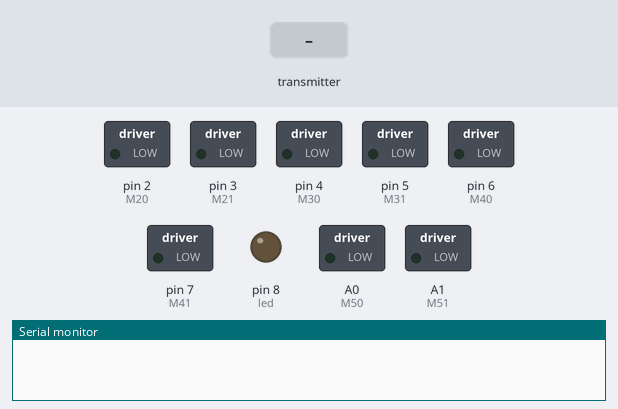
This sketch was run on a simulated Arduino Uno, built with avr-gcc and run on an emulated ATmega328P. Shown: switched loads named in the sketch (green lamp = pin HIGH), output pins drawn as LEDs (lit = HIGH), the last lines printed to the serial monitor. The test bench sets the inputs (shaded band). No radio packets arrive unless stated.

Above: at 0.1 s.
At 1.7 s:
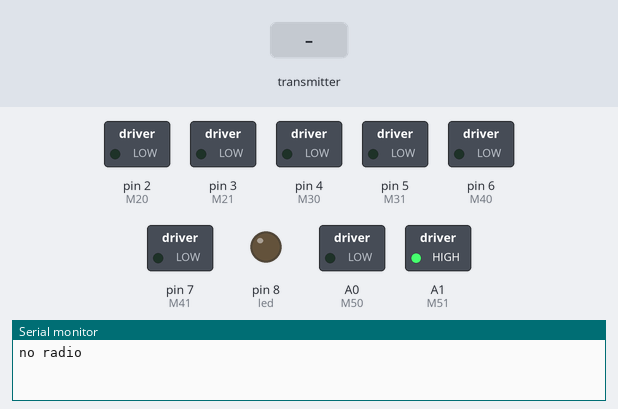
1.8 s: the transmitter starts sending data = 0
At 4.9 s:
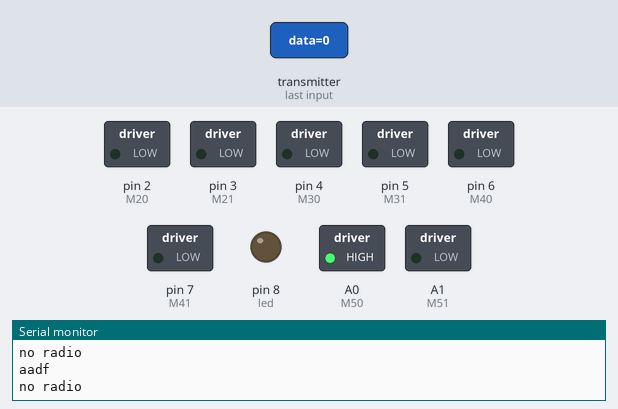
Timing chart, 0 to 15.5 s (numbered marks = the images above; inputs shaded):
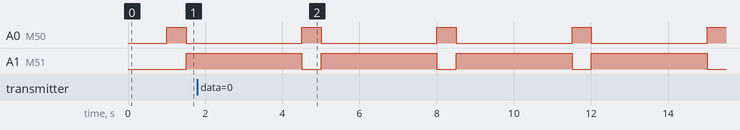

Measured:
- by itself, A0 (M50): alternates HIGH for 0.50 s and LOW for 3.0 s
- by itself, A1 (M51): alternates HIGH for 3.0 s and LOW for 0.50 s

The sketch:

receiver_modified.ino
```cpp
#include <SPI.h>
#include <nRF24L01.h>
#include <RF24.h>
//#include "printf.h"

RF24 radio (9, 10);

const uint64_t pipe = 0xF0F0F0F0AA;
int data;
struct dataStruct
{
  int flex_4_val;
  int flex_3_val;
  int flex_2_val;
  int flex_1_val;
  int button_1_val;
  int button_2_val;
} transmitter1_data;

const int M10 = 0;
const int M11 = 1;
const int M20 = 2;
const int M21 = 3;
const int M30 = 4;
const int M31 = 5;
const int M40 = 6;
const int M41 = 7;
const int M50 = A0;
const int M51 = A1;
const int led = 8;


void setup()
{
  radio.begin();
 // printf_begin();
  Serial.begin(115200);
  radio.openReadingPipe(1, pipe);
  radio.startListening();
  //radio.printDetails();
  delay(500);

  pinMode(M10,OUTPUT);
  pinMode(M11,OUTPUT);
  pinMode(M20,OUTPUT);
  pinMode(M21,OUTPUT);
  pinMode(M30,OUTPUT);
  pinMode(M31,OUTPUT);
  pinMode(M40,OUTPUT);
  pinMode(M41,OUTPUT);
  pinMode(M50,OUTPUT);
  pinMode(M51,OUTPUT);
  pinMode(led,OUTPUT);
}

void loop()
{
  while (radio.available())
  {
    //till tx-rx connection is successful, and there is data available to read, read the data and store it in the struct transmitter1_data

    radio.read(&data, sizeof(data));
    Serial.println("aadf");
  }

  //if connection fails or no data is available to read, print "no radio"
  Serial.println("no radio");


/*  while (1)
    {

    //          Serial.print(" // ");
    //          Serial.print(transmitter1_data.t1);
    //          Serial.print(" // ");
    //          Serial.print(transmitter1_data.s1);


    //   if(pip==2&&pload_width_now==sizeof(transmitter2_data))
    //  {
    //   memcpy(&transmitter2_data, rx_buf, sizeof(transmitter2_data));
    //
    //
    //
    //
    //          Serial.print(" Pressure//temp//status ");
    //          Serial.print(transmitter2_data.p1);
    //          Serial.print(" // ");
    //          Serial.print(transmitter2_data.t1);
    //          Serial.print(" // ");
    //          Serial.print(transmitter2_data.s1);
    //
    //   }
    //
    //   if(pip==3&&pload_width_now==sizeof(transmitter3_data))
    //  {
    //   memcpy(&transmitter3_data, rx_buf, sizeof(transmitter3_data));
    //
    //
    //
    //
    //          Serial.print(" Pressure//temp//status ");
    //          Serial.print(transmitter3_data.p1);
    //          Serial.print(" // ");
    //          Serial.print(transmitter3_data.t1);
    //          Serial.print(" // ");
    //          Serial.print(transmitter3_data.s1);
    //
    //   }
    //
    //


    //delay(500);*/


//////////////////////////////GRIPPER OPEN

if(transmitter1_data.button_1_val && transmitter1_data.button_2_val == 0)             //LED ON
  {
    digitalWrite(led,HIGH);
    delay(500);
  }
  else
  {
    digitalWrite(led,LOW);
    delay(500);
  }

//////////////////////////////GRIPPER OPEN


if(transmitter1_data.button_1_val == 0)                                               //GRIPPER MOTOR CLOCKWISE
  {
    digitalWrite(M50,HIGH);
    digitalWrite(M51,LOW);
    delay(500);
  }
  else
  {
    digitalWrite(M50,LOW);
    digitalWrite(M51,LOW);
    delay(500);
  }

//////////////////////////////GRIPPER CLOSE

if(transmitter1_data.button_2_val == 0)                                               //GRIPPER MOTOR ANTI-CLOCKWISE
  {
    digitalWrite(M50,LOW);
    digitalWrite(M51,HIGH);
    delay(500);
  }
  else
  {
    digitalWrite(M50,LOW);
    digitalWrite(M51,LOW);
    delay(500);
  }
//////////////////////////////WRIST MOTOR

if(transmitter1_data.flex_1_val > 100 && transmitter1_data.flex_1_val < 200)          //WRIST MOTOR CLOCKWISE
  {
    digitalWrite(M10,HIGH);
    digitalWrite(M11,LOW);
    delay(500);
  }
  else if(transmitter1_data.flex_1_val > 200 && transmitter1_data.flex_1_val < 300)   //WRIST MOTOR ANTI-CLOCKWISE
  {
    digitalWrite(M10,LOW);
    digitalWrite(M11,HIGH);
    delay(500);
  }
  else                                                                                //WRIST MOTOR STOP
  {
    digitalWrite(M10,LOW);

    digitalWrite(M11,LOW);
    delay(500);
  }

//////////////////////////////ELBOW MOTOR

  if(transmitter1_data.flex_2_val > 70 && transmitter1_data.flex_2_val < 170)         //ELBOW MOTOR CLOCKWISE
  {
    digitalWrite(M20,HIGH);
    digitalWrite(M21,LOW);
    delay(500);
  }
  else if(transmitter1_data.flex_2_val > 170 && transmitter1_data.flex_2_val < 270)   //ELBOW MOTOR ANTI-CLOCKWISE
  {
    digitalWrite(M20,LOW);
    digitalWrite(M21,HIGH);
    delay(500);
  }
  else                                                                                //ELBOW MOTOR STOP
  {
    digitalWrite(M20,LOW);
    digitalWrite(M21,LOW);
    delay(500);;
  }

//////////////////////////////SHOULDER MOTOR

  if(transmitter1_data.flex_3_val > 230 && transmitter1_data.flex_3_val < 280)        //SHOULDER MOTOR CLOCKWISE
  {
    digitalWrite(M30,HIGH);
    digitalWrite(M31,LOW);
    delay(500);
  }
  else if(transmitter1_data.flex_3_val > 280 && transmitter1_data.flex_3_val < 310)   //SHOULDER MOTOR ANTI-CLOCKWISE
  {
    digitalWrite(M30,LOW);
    digitalWrite(M31,HIGH);
    delay(500);
  }
  else                                                                                //SHOULDER MOTOR STOP
  {
    digitalWrite(M30,LOW);
    digitalWrite(M31,LOW);
    delay(500);;
  }

//////////////////////////////BASE MOTOR

  if(transmitter1_data.flex_4_val > 110 && transmitter1_data.flex_4_val < 210)        //BASE MOTOR CLOCKWISE
  {
    digitalWrite(M40,HIGH);
    digitalWrite(M41,LOW);
    delay(500);
  }
  else if(transmitter1_data.flex_4_val > 210 && transmitter1_data.flex_4_val < 310)   //BASE MOTOR ANTI-CLOCKWISE
  {
    digitalWrite(M40,LOW);
    digitalWrite(M41,HIGH);
    delay(500);
  }
  else                                                                                ////BASE MOTOR STOP
  {
    digitalWrite(M40,LOW);
    digitalWrite(M41,LOW);
    delay(500);
  }
}

void printValues()
{
  Serial.print("Gripper Motor Open ");
  Serial.print(transmitter1_data.button_1_val); Serial.println();

  Serial.print("Gripper Motor Close ");
  Serial.print(transmitter1_data.button_2_val); Serial.println();

  Serial.print("Wrist Motor ");
  Serial.print(transmitter1_data.flex_1_val); Serial.println();

  Serial.print("Elbow Motor ");
  Serial.print(transmitter1_data.flex_2_val); Serial.println();

  Serial.print("Shoulder Motor ");
  Serial.print(transmitter1_data.flex_3_val); Serial.println();

  Serial.print(" Base Motor ");
  Serial.print(transmitter1_data.flex_4_val); Serial.println();
  Serial.println();
  //delay(500);

}
```
